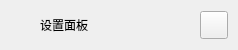
           <widget class="QFrame" name="extraTopBg">
            <property name="minimumSize">
             <size>
              <width>0</width>
              <height>50</height>
             </size>
            </property>
            <property name="maximumSize">
             <size>
              <width>16777215</width>
              <height>50</height>
             </size>
            </property>
            <property name="frameShape">
             <enum>QFrame::NoFrame</enum>
            </property>
            <property name="frameShadow">
             <enum>QFrame::Raised</enum>
            </property>
            <layout class="QVBoxLayout" name="verticalLayout_5">
             <property name="spacing">
              <number>0</number>
             </property>
             <property name="leftMargin">
              <number>0</number>
             </property>
             <property name="topMargin">
              <number>0</number>
             </property>
             <property name="rightMargin">
              <number>0</number>
             </property>
             <property name="bottomMargin">
              <number>0</number>
             </property>
             <item>
              <layout class="QGridLayout" name="extraTopLayout">
               <property name="leftMargin">
                <number>10</number>
               </property>
               <property name="rightMargin">
                <number>10</number>
               </property>
               <property name="horizontalSpacing">
                <number>10</number>
               </property>
               <property name="verticalSpacing">
                <number>0</number>
               </property>
               <item row="0" column="0">
                <widget class="QFrame" name="extraIcon">
                 <property name="minimumSize">
                  <size>
                   <width>20</width>
                   <height>0</height>
                  </size>
                 </property>
                 <property name="maximumSize">
                  <size>
                   <width>20</width>
                   <height>20</height>
                  </size>
                 </property>
                 <property name="frameShape">
                  <enum>QFrame::NoFrame</enum>
                 </property>
                 <property name="frameShadow">
                  <enum>QFrame::Raised</enum>
                 </property>
                </widget>
               </item>
               <item row="0" column="1">
                <widget class="QLabel" name="extraLabel">
                 <property name="minimumSize">
                  <size>
                   <width>150</width>
                   <height>0</height>
                  </size>
                 </property>
                 <property name="text">
                  <string>设置面板</string>
                 </property>
                </widget>
               </item>
               <item row="0" column="2">
                <widget class="QPushButton" name="extraCloseColumnBtn">
                 <property name="minimumSize">
                  <size>
                   <width>28</width>
                   <height>28</height>
                  </size>
                 </property>
                 <property name="maximumSize">
                  <size>
                   <width>28</width>
                   <height>28</height>
                  </size>
                 </property>
                 <property name="cursor">
                  <cursorShape>PointingHandCursor</cursorShape>
                 </property>
                 <property name="toolTip">
                  <string>Close left box</string>
                 </property>
                 <property name="text">
                  <string/>
                 </property>
                 <property name="icon">
                  <iconset resource="../resources.qrc">
                   <normaloff>:/icons/icons/icon_close.png</normaloff>:/icons/icons/icon_close.png</iconset>
                 </property>
                 <property name="iconSize">
                  <size>
                   <width>20</width>
                   <height>20</height>
                  </size>
                 </property>
                </widget>
               </item>
              </layout>
             </item>
            </layout>
           </widget>
